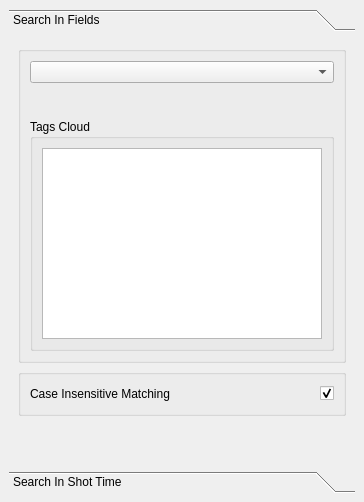
<?xml version="1.0" encoding="UTF-8"?>
<ui version="4.0">
 <class>Search_Database_DockWidget</class>
 <widget class="QDockWidget" name="Search_Database_DockWidget">
  <property name="geometry">
   <rect>
    <x>0</x>
    <y>0</y>
    <width>364</width>
    <height>502</height>
   </rect>
  </property>
  <property name="windowTitle">
   <string>Search Database</string>
  </property>
  <widget class="QWidget" name="Search_Database_dockWidgetContents">
   <layout class="QGridLayout" name="Search_Database_dockWidgetContents_gridLayout">
    <item row="0" column="0">
     <widget class="QToolBox" name="Search_toolBox">
      <property name="currentIndex">
       <number>0</number>
      </property>
      <widget class="QWidget" name="Fields_page">
       <property name="geometry">
        <rect>
         <x>0</x>
         <y>0</y>
         <width>340</width>
         <height>384</height>
        </rect>
       </property>
       <attribute name="label">
        <string>Search In Fields</string>
       </attribute>
       <layout class="QGridLayout" name="Fields_page_gridLayout">
        <item row="1" column="0" colspan="2">
         <widget class="QGroupBox" name="Search_groupBox">
          <property name="title">
           <string/>
          </property>
          <layout class="QGridLayout" name="Search_groupBox_gridLayout">
           <item row="0" column="0" colspan="4">
            <widget class="QComboBox" name="Search_Database_comboBox">
             <property name="statusTip">
              <string>Search Database Combo Box: Database fields types.</string>
             </property>
            </widget>
           </item>
           <item row="2" column="0" colspan="4">
            <widget class="QGroupBox" name="Tags_Cloud_groupBox">
             <property name="title">
              <string>Tags Cloud</string>
             </property>
             <layout class="QGridLayout" name="Tags_Cloud_groupBox_gridLayout">
              <item row="0" column="0">
               <widget class="QListWidget" name="Tags_Cloud_listWidget">
                <property name="statusTip">
                 <string>Tags Cloud List Widget: Displays current Collection Ibl Sets tags cloud.</string>
                </property>
                <property name="movement">
                 <enum>QListView::Static</enum>
                </property>
                <property name="resizeMode">
                 <enum>QListView::Adjust</enum>
                </property>
                <property name="viewMode">
                 <enum>QListView::IconMode</enum>
                </property>
                <property name="wordWrap">
                 <bool>true</bool>
                </property>
               </widget>
              </item>
             </layout>
            </widget>
           </item>
           <item row="1" column="1" colspan="3">
            <layout class="QHBoxLayout" name="Search_Database_horizontalLayout"/>
           </item>
           <item row="1" column="0">
            <widget class="QLabel" name="Search_Database_label">
             <property name="sizePolicy">
              <sizepolicy hsizetype="Maximum" vsizetype="Preferred">
               <horstretch>0</horstretch>
               <verstretch>0</verstretch>
              </sizepolicy>
             </property>
             <property name="minimumSize">
              <size>
               <width>24</width>
               <height>24</height>
              </size>
             </property>
             <property name="maximumSize">
              <size>
               <width>24</width>
               <height>24</height>
              </size>
             </property>
             <property name="text">
              <string/>
             </property>
            </widget>
           </item>
          </layout>
         </widget>
        </item>
        <item row="2" column="0" colspan="2">
         <widget class="QGroupBox" name="Case_Insensitive_Matching_groupBox">
          <property name="title">
           <string/>
          </property>
          <layout class="QGridLayout" name="Case_Insensitive_Matching_groupBox_gridLayout">
           <item row="0" column="0">
            <widget class="QLabel" name="Case_Insensitive_Matching_label">
             <property name="text">
              <string>Case Insensitive Matching</string>
             </property>
            </widget>
           </item>
           <item row="0" column="2">
            <widget class="QCheckBox" name="Case_Insensitive_Matching_checkBox">
             <property name="statusTip">
              <string>Case Insensitive Check Box: Database search will ignore case.</string>
             </property>
             <property name="checked">
              <bool>true</bool>
             </property>
            </widget>
           </item>
           <item row="0" column="1">
            <spacer name="Case_Insensitive_Matching_horizontalSpacer">
             <property name="orientation">
              <enum>Qt::Horizontal</enum>
             </property>
             <property name="sizeHint" stdset="0">
              <size>
               <width>33</width>
               <height>20</height>
              </size>
             </property>
            </spacer>
           </item>
          </layout>
         </widget>
        </item>
        <item row="3" column="0" colspan="2">
         <spacer name="Fields_Page_verticalSpacer">
          <property name="orientation">
           <enum>Qt::Vertical</enum>
          </property>
          <property name="sizeHint" stdset="0">
           <size>
            <width>20</width>
            <height>40</height>
           </size>
          </property>
         </spacer>
        </item>
       </layout>
      </widget>
      <widget class="QWidget" name="Shot_Time_page">
       <property name="geometry">
        <rect>
         <x>0</x>
         <y>0</y>
         <width>340</width>
         <height>384</height>
        </rect>
       </property>
       <attribute name="label">
        <string>Search In Shot Time</string>
       </attribute>
       <layout class="QGridLayout" name="Shot_Time_page_gridLayout">
        <item row="0" column="0">
         <widget class="QGroupBox" name="Shot_Time_groupBox">
          <property name="title">
           <string/>
          </property>
          <layout class="QGridLayout" name="Shot_Time_groupBox_gridLayout">
           <property name="leftMargin">
            <number>8</number>
           </property>
           <property name="rightMargin">
            <number>8</number>
           </property>
           <item row="3" column="0">
            <widget class="QLabel" name="To_label">
             <property name="text">
              <string>From:</string>
             </property>
            </widget>
           </item>
           <item row="3" column="1">
            <widget class="QTimeEdit" name="Time_Low_timeEdit">
             <property name="maximumSize">
              <size>
               <width>64</width>
               <height>16777215</height>
              </size>
             </property>
             <property name="statusTip">
              <string>Time Low Time Edit: Time from when to search.</string>
             </property>
             <property name="alignment">
              <set>Qt::AlignCenter</set>
             </property>
             <property name="displayFormat">
              <string>h:mm</string>
             </property>
            </widget>
           </item>
           <item row="3" column="2">
            <widget class="QLabel" name="From_label">
             <property name="text">
              <string>To:</string>
             </property>
            </widget>
           </item>
           <item row="3" column="3">
            <widget class="QTimeEdit" name="Time_High_timeEdit">
             <property name="maximumSize">
              <size>
               <width>64</width>
               <height>16777215</height>
              </size>
             </property>
             <property name="statusTip">
              <string>High Time Edit: Time to when to search.</string>
             </property>
             <property name="alignment">
              <set>Qt::AlignCenter</set>
             </property>
             <property name="displayFormat">
              <string>h:mm</string>
             </property>
             <property name="time">
              <time>
               <hour>23</hour>
               <minute>59</minute>
               <second>0</second>
              </time>
             </property>
            </widget>
           </item>
          </layout>
         </widget>
        </item>
        <item row="1" column="0">
         <spacer name="Shot_Time_page_verticalSpacer">
          <property name="orientation">
           <enum>Qt::Vertical</enum>
          </property>
          <property name="sizeHint" stdset="0">
           <size>
            <width>20</width>
            <height>40</height>
           </size>
          </property>
         </spacer>
        </item>
       </layout>
      </widget>
     </widget>
    </item>
   </layout>
  </widget>
 </widget>
 <resources/>
 <connections/>
</ui>
